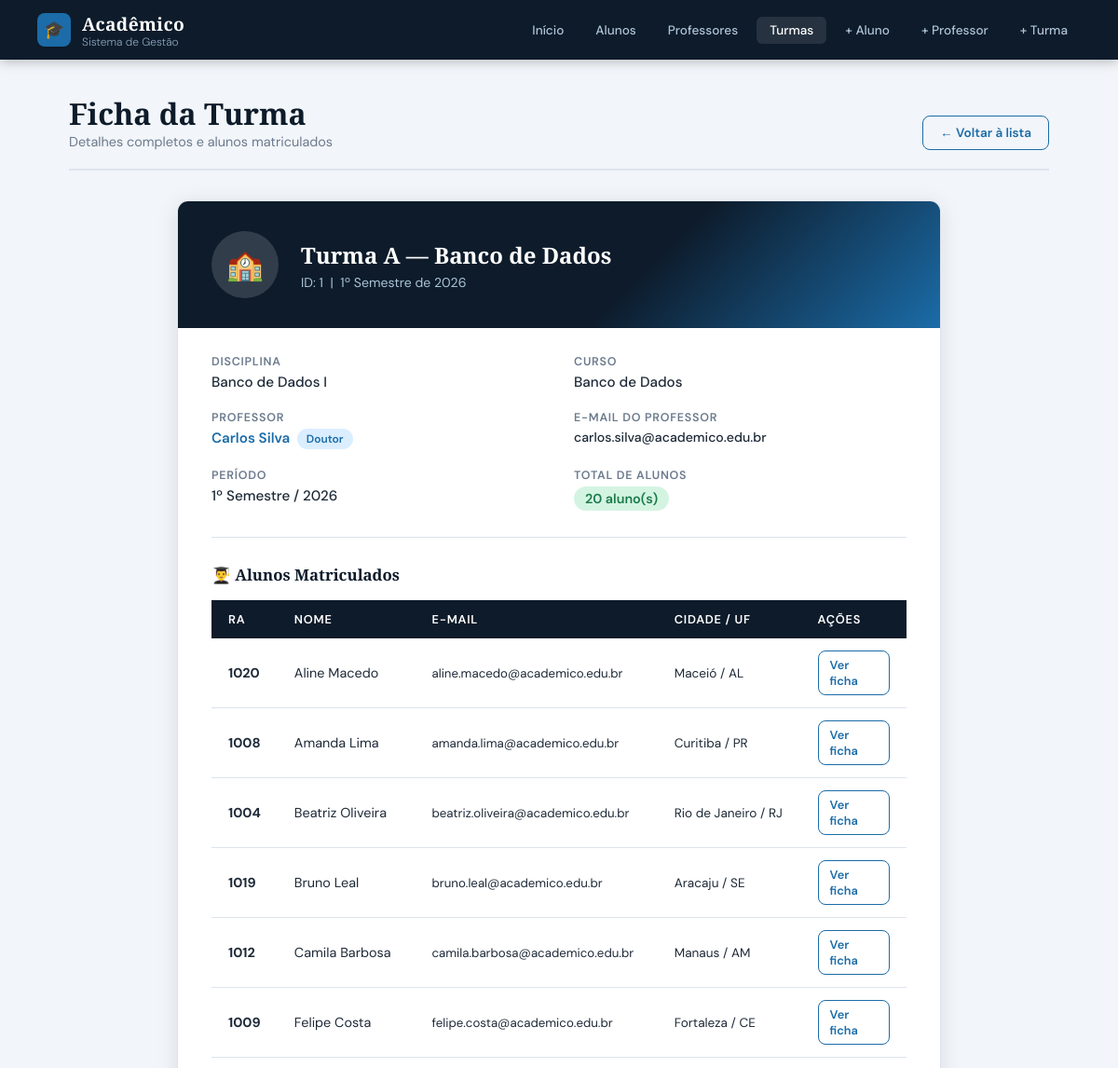
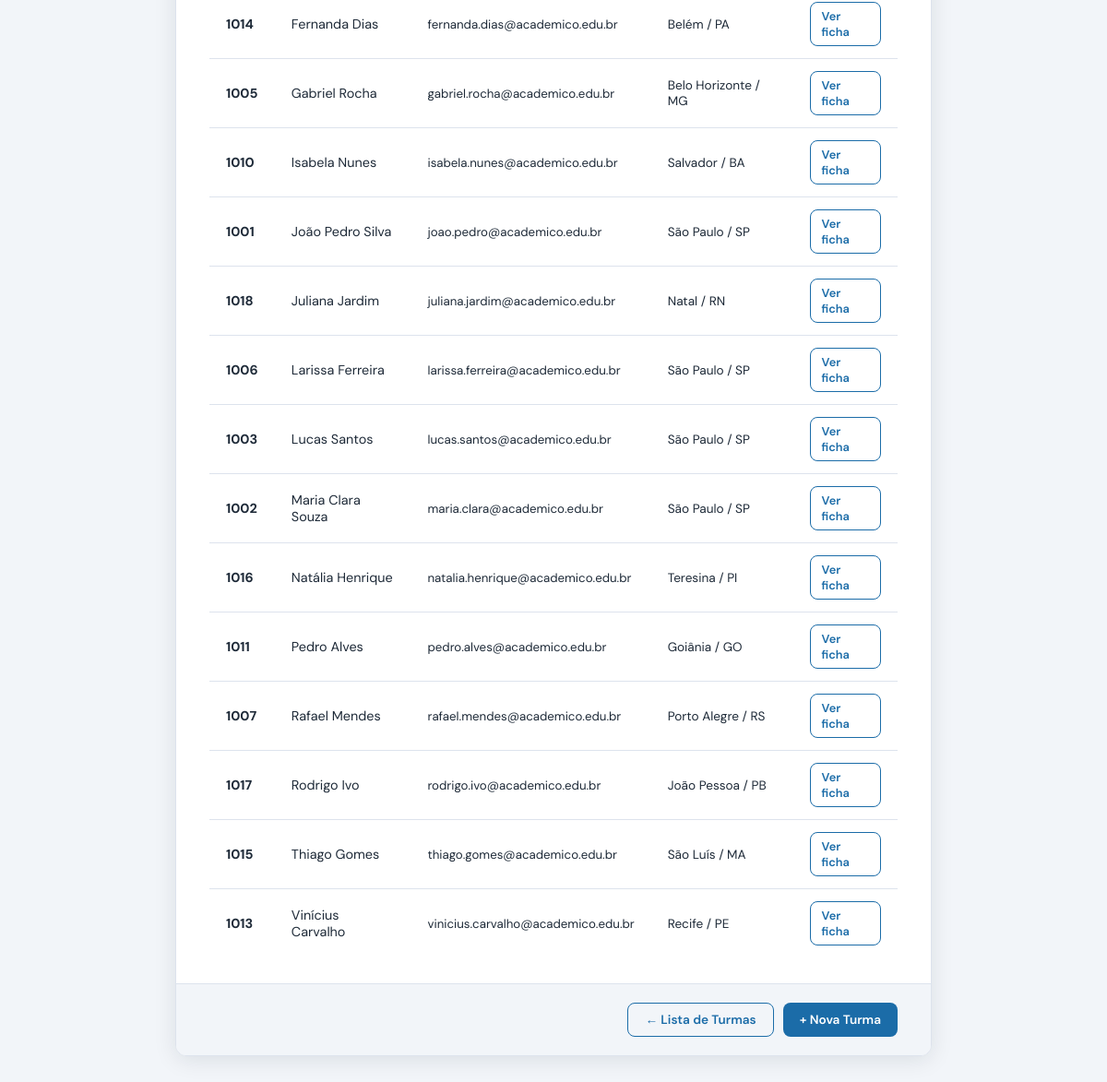
Screenshot of /turma_ficha.php?id=1 with the database file from the repository (2 pictures, top to bottom).
### tables this page shows
CREATE TABLE `turma` (
  `idturma`      INT(5)      NOT NULL AUTO_INCREMENT,
  `nometurma`    VARCHAR(80) NOT NULL,
  `iddisciplina` INT(5)      NOT NULL,
  `semestre`     INT(1)      NOT NULL,
  `ano`          INT(4)      NOT NULL,
  PRIMARY KEY (`idturma`),
  KEY `iddisciplina` (`iddisciplina`)
);

CREATE TABLE `disciplina` (
  `iddisciplina`   INT(5)      NOT NULL AUTO_INCREMENT,
  `nomedisciplina` VARCHAR(80) NOT NULL,
  `idcurso`        INT(5)      NOT NULL,
  `idprofessor`    INT(5)      NOT NULL,
  PRIMARY KEY (`iddisciplina`),
  KEY `idcurso`    (`idcurso`),
  KEY `idprofessor`(`idprofessor`)
);

CREATE TABLE `cursos` (
  `idcurso`   INT(5)      NOT NULL AUTO_INCREMENT,
  `nomecurso` VARCHAR(80) NOT NULL,
  PRIMARY KEY (`idcurso`)
);

CREATE TABLE `professor` (
  `idprofessor`   INT(5)       NOT NULL AUTO_INCREMENT,
  `nomeprofessor` VARCHAR(80)  NOT NULL,
  `cpf`           CHAR(14)     NOT NULL,
  `email`         VARCHAR(100) NOT NULL,
  `telefone`      VARCHAR(20)  DEFAULT NULL,
  `titulacao`     VARCHAR(50)  DEFAULT NULL,
  `especialidade` VARCHAR(100) DEFAULT NULL,
  `data_admissao` DATE         DEFAULT NULL,
  `ativo`         TINYINT(1)   NOT NULL DEFAULT 1,
  PRIMARY KEY (`idprofessor`)
);

CREATE TABLE `alunos` (
  `ra`        INT(16)      NOT NULL AUTO_INCREMENT,
  `nome`      VARCHAR(80)  NOT NULL,
  `cpf`       CHAR(14)     NOT NULL,
  `email`     VARCHAR(100) NOT NULL,
  `telefone`  VARCHAR(20)  DEFAULT NULL,
  `data_nasc` DATE         DEFAULT NULL,
  `endereco`  VARCHAR(150) DEFAULT NULL,
  `cidade`    VARCHAR(60)  DEFAULT NULL,
  `uf`        CHAR(2)      DEFAULT NULL,
  `ativo`     TINYINT(1)   NOT NULL DEFAULT 1,
  PRIMARY KEY (`ra`)
);

### turma_ficha.php (the view, shortened to what this page needs)
<?php
include('./_header.php');
include('./conect.php');
$id = isset($_GET['id']) ? (int)$_GET['id'] : 0;
$q = mysqli_query($con,
  "SELECT t.idturma, t.nometurma, t.semestre, t.ano,
          d.nomedisciplina, c.nomecurso,
          p.idprofessor, p.nomeprofessor, p.titulacao, p.email AS prof_email
   FROM turma t
   JOIN disciplina d ON d.iddisciplina = t.iddisciplina
   JOIN cursos c     ON c.idcurso = d.idcurso
   JOIN professor p  ON p.idprofessor = d.idprofessor
   WHERE t.idturma = $id"
);
$t = mysqli_fetch_assoc($q);
$q_alunos = mysqli_query($con,
  "SELECT a.ra, a.nome, a.email, a.cidade, a.uf
   FROM itemturma it
   JOIN alunos a ON a.ra = it.ra
   WHERE it.idturma = $id
   ORDER BY a.nome"
);
$total_alunos = mysqli_num_rows($q_alunos);
?>
<main class="page">
  <div class="page-header">
    <div><h2>Ficha da Turma</h2><p>Detalhes completos e alunos matriculados</p></div>
    <a href="turmas_lista.php" class="btn btn-outline">← Voltar à lista</a>
  </div>
  <div class="ficha" style="max-width:820px;">
    <div class="ficha-header">
      <div class="ficha-avatar">🏫</div>
      <div>
        <h2><?php echo htmlspecialchars($t['nometurma']) ?></h2>
        <p>ID: <?php echo $t['idturma'] ?> &nbsp;|&nbsp;
           <?php echo $t['semestre'] ?>º Semestre de <?php echo $t['ano'] ?></p>
      </div>
    </div>
    <div class="ficha-body">
      <div class="ficha-grid">
        <dl class="ficha-field">
          <dt>Disciplina</dt>
          <dd><?php echo htmlspecialchars($t['nomedisciplina']) ?></dd>
        </dl>
        <dl class="ficha-field">
          <dt>Curso</dt>
          <dd><?php echo htmlspecialchars($t['nomecurso']) ?></dd>
        </dl>
        <dl class="ficha-field">
          <dt>Professor</dt>
          <dd>
            <a href="professor_ficha.php?id=<?php echo $t['idprofessor'] ?>"
               style="color:var(--teal);text-decoration:none;font-weight:600;">
              <?php echo htmlspecialchars($t['nomeprofessor']) ?>
            </a>
            <?php if ($t['titulacao']): ?>
            &nbsp;<span class="badge badge-blue"><?php echo htmlspecialchars($t['titulacao']) ?></span>
            <?php endif; ?>
          </dd>
        </dl>
        <dl class="ficha-field">
          <dt>E-mail do Professor</dt>
          <dd style="font-size:.88rem;"><?php echo htmlspecialchars($t['prof_email']) ?></dd>
        </dl>
        <dl class="ficha-field">
          <dt>Período</dt>
          <dd><?php echo $t['semestre'] ?>º Semestre / <?php echo $t['ano'] ?></dd>
        </dl>
        <dl class="ficha-field">
          <dt>Total de Alunos</dt>
          <dd>
            <span class="badge <?php echo $total_alunos > 0 ? 'badge-green' : 'badge-red' ?>"
                  style="font-size:.9rem;padding:4px 12px;">
              <?php echo $total_alunos ?> aluno(s)
            </span>
          </dd>
        </dl>
      </div>
      <hr style="border:none;border-top:1px solid var(--border);margin:28px 0;">
      <h3 style="font-family:'Playfair Display',serif;font-size:1.05rem;color:var(--navy);margin-bottom:16px;">
        👨‍🎓 Alunos Matriculados
      </h3>
      <?php if ($total_alunos > 0): ?>
      <table class="data-table">
        <thead>
          <tr>
            <th>RA</th>
            <th>Nome</th>
            <th>E-mail</th>
            <th>Cidade / UF</th>
            <th>Ações</th>
          </tr>
        </thead>
        <tbody>
          <?php while ($a = mysqli_fetch_assoc($q_alunos)): ?>
          <tr>
            <td><strong><?php echo $a['ra'] ?></strong></td>
            <td><?php echo htmlspecialchars($a['nome']) ?></td>
            <td style="font-size:.83rem;"><?php echo htmlspecialchars($a['email']) ?></td>
            <td style="font-size:.85rem;">
              <?php echo htmlspecialchars($a['cidade']) ?><?php echo $a['uf'] ? ' / '.$a['uf'] : '' ?>
            </td>
            <td>
              <a href="aluno_ficha.php?ra=<?php echo $a['ra'] ?>" class="btn btn-sm btn-outline">Ver ficha</a>
            </td>
          </tr>
          <?php endwhile; ?>
        </tbody>
      </table>
      <?php else: ?>
      <p style="color:var(--muted);font-size:.9rem;">Nenhum aluno matriculado nesta turma.</p>
      <?php endif; ?>
    </div>
    <div class="ficha-footer">
      <a href="turmas_lista.php"  class="btn btn-outline">← Lista de Turmas</a>
      <a href="turmacadas.php"    class="btn btn-primary">+ Nova Turma</a>
    </div>
  </div>
</main>
</body>
</html>

### estilo.css (style rules this page uses)
*, *::before, *::after { box-sizing: border-box; margin: 0; padding: 0; }
:root { --navy: #0d1b2a; --teal: #1b6ca8; --teal-l: #2485c7; --gold: #e8a020; --bg: #f2f5f9; --card: #ffffff; --border: #dde3ed; --text: #1e2a38; --muted: #6b7a8d; --danger: #c0392b; --success:#1a7a4a; --radius: 12px; --shadow: 0 4px 24px rgba(13,27,42,.10); }
body { font-family: 'DM Sans', sans-serif; background: var(--bg); color: var(--text); min-height: 100vh; }
.page { max-width: 1100px; margin: 0 auto; padding: 40px 24px 60px; }
.page-header { display: flex; align-items: flex-end; justify-content: space-between; margin-bottom: 32px; border-bottom: 2px solid var(--border); padding-bottom: 20px; }
.page-header h2 { font-family: 'Playfair Display', serif; font-size: 2rem; color: var(--navy); line-height: 1.1; }
.page-header p { font-size: .9rem; color: var(--muted); margin-top: 4px; }
.btn { display: inline-flex; align-items: center; gap: 6px; padding: 9px 18px; border-radius: 8px; font-family: 'DM Sans', sans-serif; font-size: .85rem; font-weight: 600; text-decoration: none; cursor: pointer; border: none; transition: background .2s, transform .15s; }
.btn-primary { background: var(--teal); color: #fff; }
.btn-outline { background: transparent; color: var(--teal); border: 1.5px solid var(--teal); }
.btn-sm { padding: 6px 12px; font-size: .8rem; }
table.data-table { width: 100%; border-collapse: collapse; }
table.data-table thead { background: var(--navy); color: #fff; }
table.data-table thead th { padding: 12px 18px; font-size: .8rem; font-weight: 600; text-transform: uppercase; letter-spacing: .06em; text-align: left; }
table.data-table tbody tr { border-bottom: 1px solid var(--border); transition: background .15s; }
table.data-table tbody tr:last-child { border-bottom: none; }
table.data-table tbody td { padding: 13px 18px; font-size: .9rem; }
.badge { display: inline-block; padding: 3px 10px; border-radius: 20px; font-size: .75rem; font-weight: 600; }
.badge-green { background: #d4f4e2; color: var(--success); }
.badge-blue { background: #dbeeff; color: var(--teal); }
.ficha { background: var(--card); border: 1px solid var(--border); border-radius: var(--radius); box-shadow: var(--shadow); overflow: hidden; max-width: 720px; margin: 0 auto; }
.ficha-header { background: linear-gradient(135deg, var(--navy) 60%, var(--teal)); color: #fff; padding: 32px 36px; display: flex; align-items: center; gap: 24px; }
.ficha-avatar { width: 72px; height: 72px; background: rgba(255,255,255,.15); border-radius: 50%; display: grid; place-items: center; font-size: 2rem; flex-shrink: 0; }
.ficha-header h2 { font-family: 'Playfair Display', serif; font-size: 1.5rem; }
.ficha-header p { font-size: .88rem; color: #a8c4d8; margin-top: 4px; }
.ficha-body { padding: 28px 36px; }
.ficha-grid { display: grid; grid-template-columns: 1fr 1fr; gap: 20px 32px; }
.ficha-field dt { font-size: .78rem; font-weight: 600; color: var(--muted); text-transform: uppercase; letter-spacing: .06em; margin-bottom: 4px; }
.ficha-field dd { font-size: .95rem; color: var(--text); font-weight: 500; }
.ficha-footer { padding: 20px 36px; background: var(--bg); border-top: 1px solid var(--border); display: flex; gap: 10px; justify-content: flex-end; }

### rows the page displays
turma: nometurma "Turma A — Banco de Dados", idturma "1", semestre "1", ano "2026", iddisciplina.nomedisciplina "Banco de Dados I", cursos.nomecurso "Banco de Dados", professor.nomeprofessor "Carlos Silva", professor.titulacao "Doutor", professor.email "carlos.silva@academico.edu.br"
alunos: ra "1020", nome "Aline Macedo", email "aline.macedo@academico.edu.br", cidade "Maceió", uf "AL"
alunos: ra "1008", nome "Amanda Lima", email "amanda.lima@academico.edu.br", cidade "Curitiba", uf "PR"
alunos: ra "1004", nome "Beatriz Oliveira", email "beatriz.oliveira@academico.edu.br", cidade "Rio de Janeiro", uf "RJ"
alunos: ra "1019", nome "Bruno Leal", email "bruno.leal@academico.edu.br", cidade "Aracaju", uf "SE"
alunos: ra "1012", nome "Camila Barbosa", email "camila.barbosa@academico.edu.br", cidade "Manaus", uf "AM"
alunos: ra "1009", nome "Felipe Costa", email "felipe.costa@academico.edu.br", cidade "Fortaleza", uf "CE"
alunos: ra "1014", nome "Fernanda Dias", email "fernanda.dias@academico.edu.br", cidade "Belém", uf "PA"
alunos: ra "1005", nome "Gabriel Rocha", email "gabriel.rocha@academico.edu.br", cidade "Belo Horizonte", uf "MG"
alunos: ra "1010", nome "Isabela Nunes", email "isabela.nunes@academico.edu.br", cidade "Salvador", uf "BA"
alunos: ra "1001", nome "João Pedro Silva", email "joao.pedro@academico.edu.br", cidade "São Paulo", uf "SP"
alunos: ra "1018", nome "Juliana Jardim", email "juliana.jardim@academico.edu.br", cidade "Natal", uf "RN"
alunos: ra "1006", nome "Larissa Ferreira", email "larissa.ferreira@academico.edu.br", cidade "São Paulo", uf "SP"
alunos: ra "1003", nome "Lucas Santos", email "lucas.santos@academico.edu.br", cidade "São Paulo", uf "SP"
alunos: ra "1002", nome "Maria Clara Souza", email "maria.clara@academico.edu.br", cidade "São Paulo", uf "SP"
alunos: ra "1016", nome "Natália Henrique", email "natalia.henrique@academico.edu.br", cidade "Teresina", uf "PI"
alunos: ra "1011", nome "Pedro Alves", email "pedro.alves@academico.edu.br", cidade "Goiânia", uf "GO"
alunos: ra "1007", nome "Rafael Mendes", email "rafael.mendes@academico.edu.br", cidade "Porto Alegre", uf "RS"
alunos: ra "1017", nome "Rodrigo Ivo", email "rodrigo.ivo@academico.edu.br", cidade "João Pessoa", uf "PB"
alunos: ra "1015", nome "Thiago Gomes", email "thiago.gomes@academico.edu.br", cidade "São Luís", uf "MA"
alunos: ra "1013", nome "Vinícius Carvalho", email "vinicius.carvalho@academico.edu.br", cidade "Recife", uf "PE"

### other values shown
$total_alunos "20"
